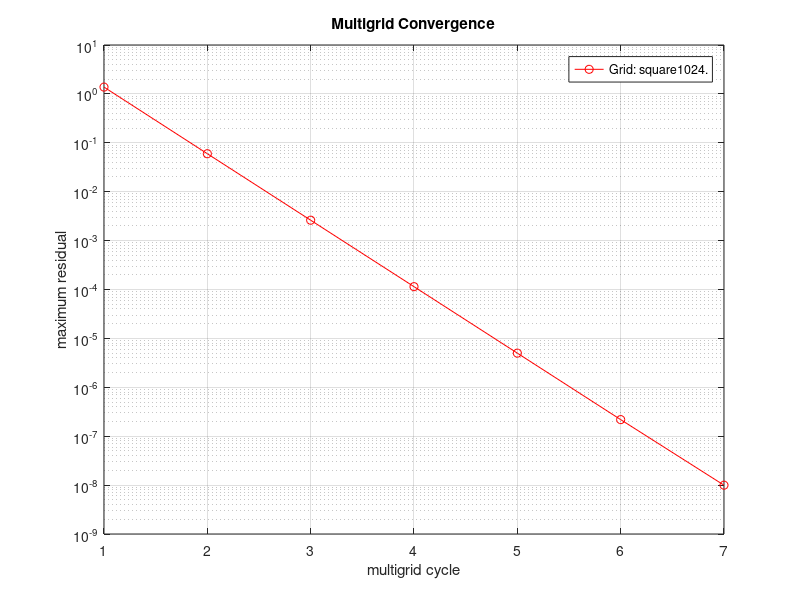

The MATLAB script that drew this image:
t=[1 2 3 4 5 6 7 ];
defect=[1.378e+00 5.982e-02 2.613e-03 1.143e-04 4.997e-06 2.184e-07 9.959e-09 ];
clf
set(gca,'FontSize',16);
plot(t,defect,'r-o');
title('Multigrid Convergence');
ylabel('maximum residual');
xlabel('multigrid cycle');
set(gca,'YScale','log');
grid on
legend('Grid: square1024.','BC: NMNN.','Second-order accurate.','1.1e+06 points. 5 levels.','ave CR=0.044, ECR=0.60');
% pause
% print -deps2 residual.eps


% print -depsc2 residual.eps
